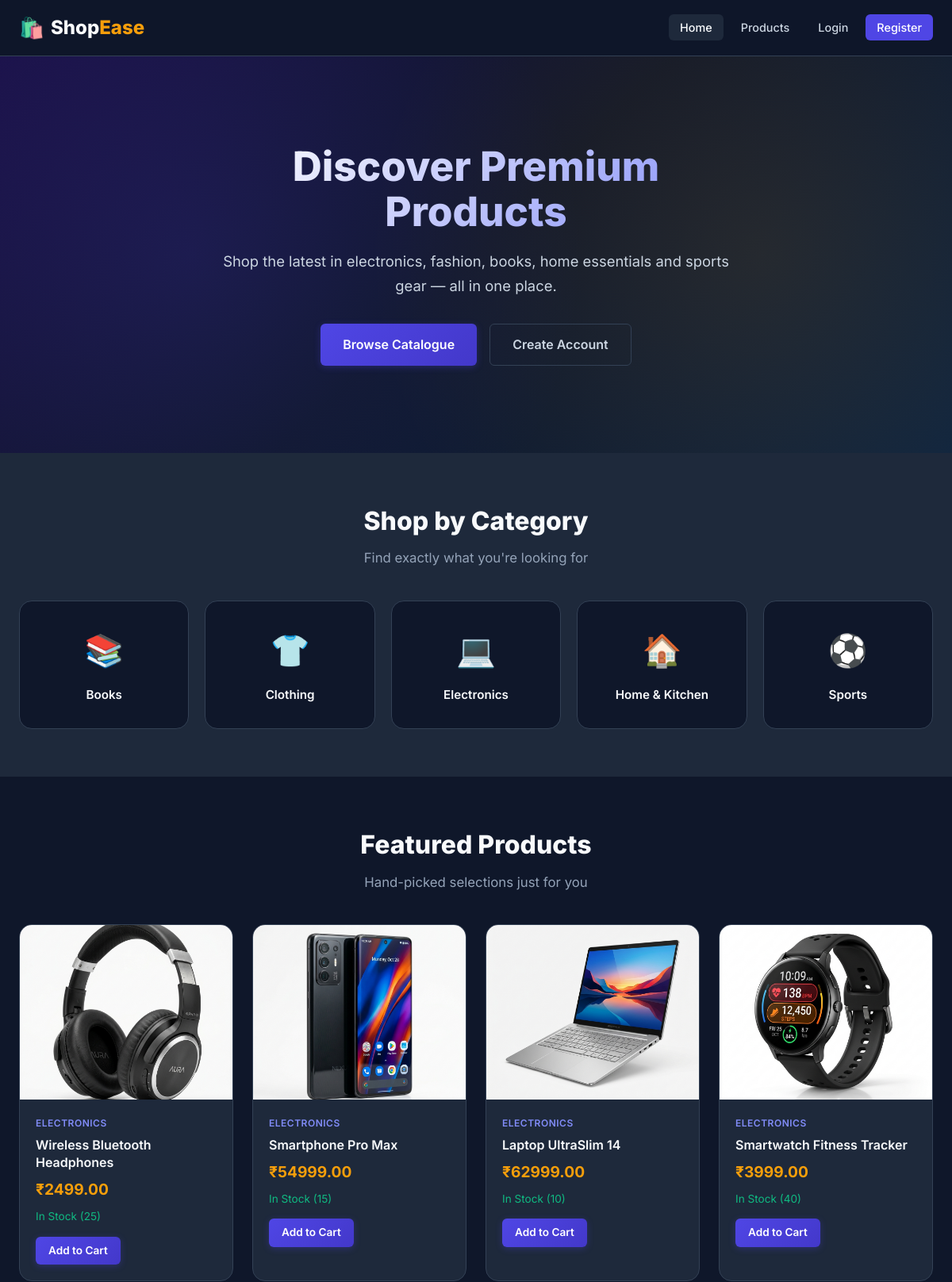
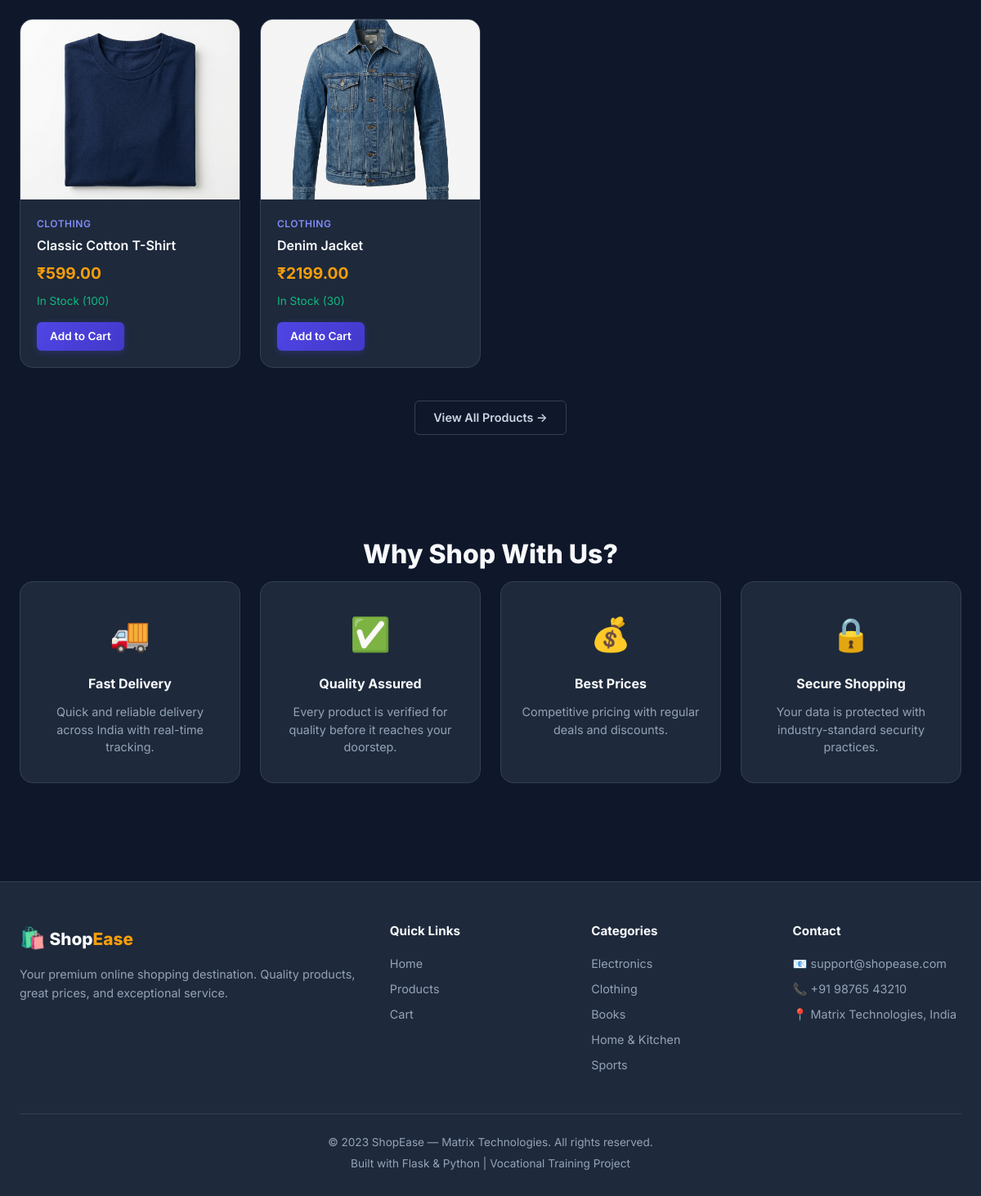
The page / on the database its author committed (2 pictures, top to bottom).
### tables this page shows
CREATE TABLE categories (
    id   INTEGER PRIMARY KEY AUTOINCREMENT,
    name TEXT NOT NULL UNIQUE,
    slug TEXT NOT NULL UNIQUE
);

CREATE TABLE products (
    id              INTEGER PRIMARY KEY AUTOINCREMENT,
    name            TEXT    NOT NULL,
    category_id     INTEGER NOT NULL,
    description     TEXT    DEFAULT '',
    price           REAL    NOT NULL CHECK(price >= 0),
    stock           INTEGER NOT NULL DEFAULT 0 CHECK(stock >= 0),
    image_filename  TEXT    DEFAULT 'default.png',
    created_at      TIMESTAMP DEFAULT CURRENT_TIMESTAMP,
    FOREIGN KEY (category_id) REFERENCES categories(id)
);

### app.py (the view)
@app.route('/')
def home():
    db = get_db()
    featured = models.get_featured_products(db, limit=6)
    categories = models.get_all_categories(db)
    return render_template('index.html', products=featured, categories=categories)

### app.py (called while the page is built)
@app.context_processor
def inject_globals():
    cart_count = 0
    current_user = None
    if 'user_id' in session:
        db = get_db()
        cart_count = models.get_cart_count(db, session['user_id'])
        current_user = models.get_user_by_id(db, session['user_id'])
    return dict(cart_count=cart_count, current_user=current_user)

### database.py (called while the page is built)
def get_db():
    if 'db' not in g:
        g.db = sqlite3.connect(config.DATABASE_PATH)
        g.db.row_factory = sqlite3.Row      # access columns by name
        g.db.execute("PRAGMA foreign_keys = ON")  # enforce FK constraints
    return g.db

### models.py (called while the page is built)
def get_all_categories(db):
    return db.execute(
        "SELECT * FROM categories ORDER BY name"
    ).fetchall()

def get_featured_products(db, limit=6):
    return db.execute(
        """SELECT p.*, c.name AS category_name
           FROM products p
           JOIN categories c ON p.category_id = c.id
           ORDER BY p.created_at DESC
           LIMIT ?""",
        (limit,)
    ).fetchall()

### templates/index.html (shortened to what this page needs)
{% extends 'base.html' %}
{% block content %}
<section class="hero" id="hero">
    <div class="hero-content">
        <h1 class="hero-title">Discover Premium Products</h1>
        <p class="hero-subtitle">Shop the latest in electronics, fashion, books, home essentials and sports gear — all in one place.</p>
        <div class="hero-actions">
            <a href="{{ url_for('products') }}" class="btn btn-primary btn-lg">Browse Catalogue</a>
            {% if not current_user %}
                <a href="{{ url_for('register') }}" class="btn btn-outline btn-lg">Create Account</a>
            {% endif %}
        </div>
    </div>
</section>
<section class="section categories-section" id="categories">
    <div class="container">
        <h2 class="section-title">Shop by Category</h2>
        <p class="section-subtitle">Find exactly what you're looking for</p>
        <div class="category-grid">
            {% for cat in categories %}
                <a href="{{ url_for('products', category=cat.id) }}" class="category-card">
                    <div class="category-icon">
                        {% if cat.slug == 'electronics' %}💻
                        {% elif cat.slug == 'clothing' %}👕
                        {% elif cat.slug == 'books' %}📚
                        {% elif cat.slug == 'home-kitchen' %}🏠
                        {% elif cat.slug == 'sports' %}⚽
                        {% else %}📦
                        {% endif %}
                    </div>
                    <h3 class="category-name">{{ cat.name }}</h3>
                </a>
            {% endfor %}
        </div>
    </div>
</section>
<section class="section featured-section" id="featured">
    <div class="container">
        <h2 class="section-title">Featured Products</h2>
        <p class="section-subtitle">Hand-picked selections just for you</p>
        <div class="product-grid">
            {% for product in products %}
                <div class="product-card" id="product-{{ product.id }}">
                    <a href="{{ url_for('product_detail', product_id=product.id) }}" class="product-image-link">
                        <div class="product-image">
                            <img src="{{ url_for('static', filename='images/' + product.image_filename) }}"
                                 alt="{{ product.name }}"
                                 onerror="this.src='{{ url_for('static', filename='images/default.png') }}'">
                        </div>
                    </a>
                    <div class="product-info">
                        <span class="product-category">{{ product.category_name }}</span>
                        <h3 class="product-name">
                            <a href="{{ url_for('product_detail', product_id=product.id) }}">{{ product.name }}</a>
                        </h3>
                        <div class="product-price">₹{{ "%.2f"|format(product.price) }}</div>
                        <div class="product-stock">
                            {% if product.stock > 0 %}
                                <span class="stock-in">In Stock ({{ product.stock }})</span>
                            {% else %}
                                <span class="stock-out">Out of Stock</span>
                            {% endif %}
                        </div>
                        {% if product.stock > 0 %}
                            <form action="{{ url_for('add_to_cart', product_id=product.id) }}" method="POST">
                                <button type="submit" class="btn btn-primary btn-sm btn-add-cart">Add to Cart</button>
                            </form>
                        {% else %}
                            <button class="btn btn-disabled btn-sm" disabled>Out of Stock</button>
                        {% endif %}
                    </div>
                </div>
            {% endfor %}
        </div>
        <div class="section-cta">
            <a href="{{ url_for('products') }}" class="btn btn-outline">View All Products →</a>
        </div>
    </div>
</section>
<section class="section features-section" id="features">
    <div class="container">
        <h2 class="section-title">Why Shop With Us?</h2>
        <div class="features-grid">
            <div class="feature-card">
                <div class="feature-icon">🚚</div>
                <h3>Fast Delivery</h3>
                <p>Quick and reliable delivery across India with real-time tracking.</p>
            </div>
            <div class="feature-card">
                <div class="feature-icon">✅</div>
                <h3>Quality Assured</h3>
                <p>Every product is verified for quality before it reaches your doorstep.</p>
            </div>
            <div class="feature-card">
                <div class="feature-icon">💰</div>
                <h3>Best Prices</h3>
                <p>Competitive pricing with regular deals and discounts.</p>
            </div>
            <div class="feature-card">
                <div class="feature-icon">🔒</div>
                <h3>Secure Shopping</h3>
                <p>Your data is protected with industry-standard security practices.</p>
            </div>
        </div>
    </div>
</section>
{% endblock %}

### templates/base.html (shortened to what this page needs)
<!DOCTYPE html>
<html lang="en">
<head>
    <link rel="stylesheet" href="{{ url_for('static', filename='css/style.css') }}">
</head>
<body>
    <nav class="navbar" id="main-nav">
        <div class="nav-container">
            <a href="{{ url_for('home') }}" class="nav-logo">
                <span class="logo-icon">🛍️</span>
                <span class="logo-text">Shop<span class="logo-accent">Ease</span></span>
            </a>
            <ul class="nav-links" id="nav-links">
                <li><a href="{{ url_for('home') }}" class="nav-link {% if request.endpoint == 'home' %}active{% endif %}">Home</a></li>
                <li><a href="{{ url_for('products') }}" class="nav-link {% if request.endpoint == 'products' %}active{% endif %}">Products</a></li>
                {% if current_user %}
                    <li>
                        <a href="{{ url_for('cart') }}" class="nav-link nav-cart {% if request.endpoint == 'cart' %}active{% endif %}">
                            🛒 Cart
                            {% if cart_count > 0 %}
                                <span class="cart-badge">{{ cart_count }}</span>
                            {% endif %}
                        </a>
                    </li>
                    <li><a href="{{ url_for('orders') }}" class="nav-link {% if request.endpoint == 'orders' %}active{% endif %}">Orders</a></li>
                    {% if current_user.is_admin %}
                        <li><a href="{{ url_for('admin_dashboard') }}" class="nav-link nav-admin {% if 'admin' in request.endpoint %}active{% endif %}">Admin</a></li>
                    {% endif %}
                    <li><a href="{{ url_for('profile') }}" class="nav-link {% if request.endpoint == 'profile' %}active{% endif %}">{{ current_user.full_name }}</a></li>
                    <li><a href="{{ url_for('logout') }}" class="nav-link nav-logout">Logout</a></li>
                {% else %}
                    <li><a href="{{ url_for('login') }}" class="nav-link {% if request.endpoint == 'login' %}active{% endif %}">Login</a></li>
                    <li><a href="{{ url_for('register') }}" class="nav-link btn-nav-register">Register</a></li>
                {% endif %}
            </ul>
        </div>
    </nav>
    <main class="main-content">
        {% block content %}{% endblock %}
    </main>
    <footer class="footer">
        <div class="footer-container">
            <div class="footer-grid">
                <div class="footer-section">
                    <h3 class="footer-title">
                        <span class="logo-icon">🛍️</span> Shop<span class="logo-accent">Ease</span>
                    </h3>
                    <p class="footer-desc">Your premium online shopping destination. Quality products, great prices, and exceptional service.</p>
                </div>
                <div class="footer-section">
                    <h4>Quick Links</h4>
                    <ul class="footer-links">
                        <li><a href="{{ url_for('home') }}">Home</a></li>
                        <li><a href="{{ url_for('products') }}">Products</a></li>
                        <li><a href="{{ url_for('cart') }}">Cart</a></li>
                    </ul>
                </div>
                <div class="footer-section">
                    <h4>Categories</h4>
                    <ul class="footer-links">
                        <li><a href="{{ url_for('products', category=1) }}">Electronics</a></li>
                        <li><a href="{{ url_for('products', category=2) }}">Clothing</a></li>
                        <li><a href="{{ url_for('products', category=3) }}">Books</a></li>
                        <li><a href="{{ url_for('products', category=4) }}">Home & Kitchen</a></li>
                        <li><a href="{{ url_for('products', category=5) }}">Sports</a></li>
                    </ul>
                </div>
                <div class="footer-section">
                    <h4>Contact</h4>
                    <ul class="footer-links">
                        <li>📧 support@shopease.com</li>
                        <li>📞 +91 98765 43210</li>
                        <li>📍 Matrix Technologies, India</li>
                    </ul>
                </div>
            </div>
            <div class="footer-bottom">
                <p>© 2023 ShopEase — Matrix Technologies. All rights reserved.</p>
                <p>Built with Flask &amp; Python | Vocational Training Project</p>
            </div>
        </div>
    </footer>
</body>
</html>

### rows shown on the page
categories: name "Books"
categories: name "Clothing"
categories: name "Electronics"
categories: name "Home & Kitchen"
categories: name "Sports"
products: image_filename (picture), category_name "ELECTRONICS", name "Wireless Bluetooth Headphones", price "2499.00", stock "25"
products: image_filename (picture), category_name "ELECTRONICS", name "Smartphone Pro Max", price "54999.00", stock "15"
products: image_filename (picture), category_name "ELECTRONICS", name "Laptop UltraSlim 14", price "62999.00", stock "10"
products: image_filename (picture), category_name "ELECTRONICS", name "Smartwatch Fitness Tracker", price "3999.00", stock "40"
products: image_filename (picture), category_name "CLOTHING", name "Classic Cotton T-Shirt", price "599.00", stock "100"
products: image_filename (picture), category_name "CLOTHING", name "Denim Jacket", price "2199.00", stock "30"
